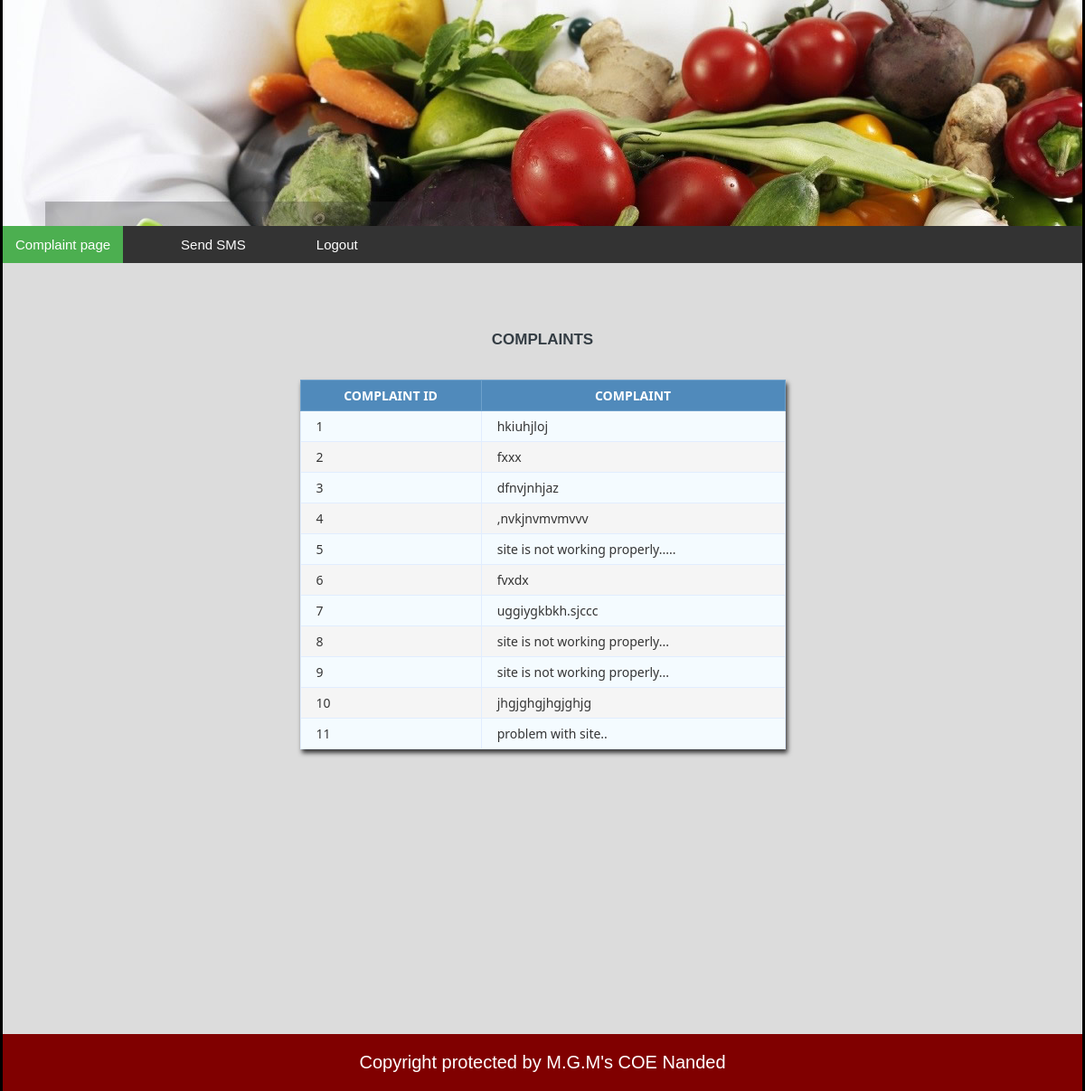
Screenshot of /displaycomplaint.php with the database file from the repository.
### tables this page shows
CREATE TABLE `postcomplaint` (
  `cid` int(11) NOT NULL,
  `complaint` varchar(1000) NOT NULL
);

### displaycomplaint.php (the view, shortened to what this page needs)
<?php
include_once './dbconfig.php';
$result = mysqli_query($link, "select cid,complaint from postcomplaint ");
?>
<html>
<head>
        <link href="mydesign.css" rel="stylesheet" type="text/css"/>
</head>
    <body>
        <div id="header"></div>
             <div id="menu">
            <ul>
                <li><a class="active"  href="displaycomplaint.php">Complaint page</a></li>
				<li><a href="sendSMS.php">Send SMS </a></li>
                <li><a href="Logout">Logout</a></li>
            </ul>
        </div>
     <form>
               <div id="content" style="padding-bottom: 300px">
	<h1>Complaints</h1>
        <br>
        <br>
        <table class="data-table">
		<thead>
			<tr>
                                <th>Complaint Id</th>
                                <th>Complaint</th>
			</tr>
		</thead>
	<?php
		while ($row = mysqli_fetch_array($result))
		{
			echo '<tr>
					<td>'.$row['cid'].'</td>
                                       <td>'.$row['complaint'].'</td>
									</tr>';
		}?>
                </table>
               </div>
     </form>
			 <div id="footer">Copyright protected by M.G.M's COE Nanded</div>
</body>
</html>

### mydesign.css (style rules this page uses)
body { margin-left: 0px; margin-right: 0px; background-color: gainsboro; border-left: solid black; border-right: solid black; }
#header { background: url('images/1.jpg'); height: 250px; }
#content { padding-top: 50px; padding-bottom: 250px; }
table { background-color: whitesmoke; padding:60px; -webkit-box-shadow: 2px 4px 5px 0px rgba(0,0,0,0.75); -moz-box-shadow: 2px 4px 5px 0px rgba(0,0,0,0.75); box-shadow: 2px 4px 5px 0px rgba(0,0,0,0.75); }
#footer { text-align: center; background-color: maroon; padding: 20px; font-size: 20px; color: white; }
ul { list-style-type:none; margin: 0; padding: 0; overflow: hidden; background-color: #333; }
li { float: left; padding-right: 50px; }
li a { display: block; color: white; text-align: center; padding: 12px 14px; text-decoration:none; }
.active { background-color: #4CAF50; }

### displaycomplaint.php (style rules this page uses)
body { font-size: 15px; color: #343d44; font-family: "segoe-ui", "open-sans", tahoma, arial; padding: 0; margin: 0; }
table { margin: auto; font-family: "Lucida Sans Unicode", "Lucida Grande", "Segoe Ui"; font-size: 12px; }
h1 { margin: 25px auto 0; text-align: center; text-transform: uppercase; font-size: 17px; }
table td { transition: all .5s; }
.data-table { border-collapse: collapse; font-size: 14px; min-width: 537px; }
.data-table th, .data-table td { border: 1px solid #e1edff; padding: 7px 17px; }
.data-table thead th { background-color: #508abb; color: #FFFFFF; border-color: #6ea1cc !important; text-transform: uppercase; }
.data-table tbody td { color: #353535; }
.data-table tbody td:first-child, .data-table tbody td:nth-child(4), .data-table tbody td:last-child { text-align: left; }
.data-table tbody tr:nth-child(odd) td { background-color: #f4fbff; }

### rows the page displays
postcomplaint: cid "1", complaint "hkiuhjloj"
postcomplaint: cid "2", complaint "fxxx"
postcomplaint: cid "3", complaint "dfnvjnhjaz"
postcomplaint: cid "4", complaint ",nvkjnvmvmvvv"
postcomplaint: cid "5", complaint "site is not working properly....."
postcomplaint: cid "6", complaint "fvxdx"
postcomplaint: cid "7", complaint "uggiygkbkh.sjccc"
postcomplaint: cid "8", complaint "site is not working properly..."
postcomplaint: cid "9", complaint "site is not working properly..."
postcomplaint: cid "10", complaint "jhgjghgjhgjghjg"
postcomplaint: cid "11", complaint "problem with site.."
